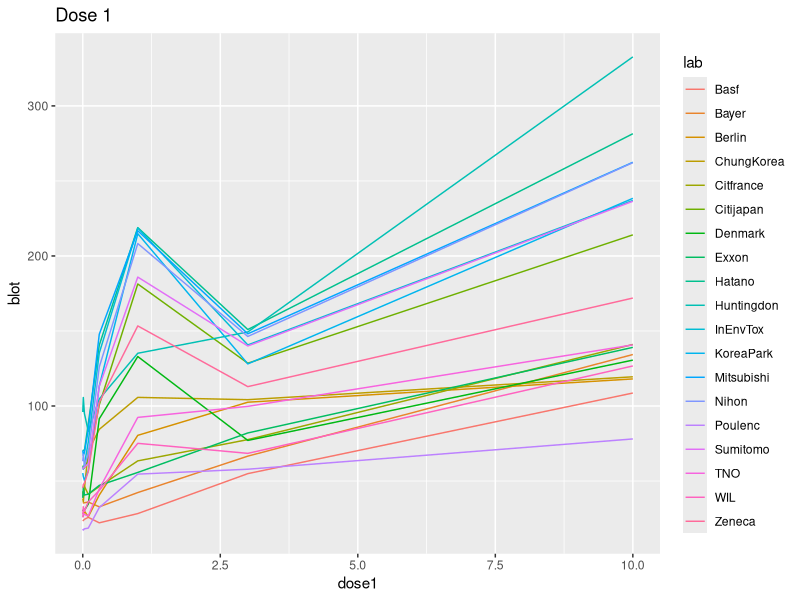
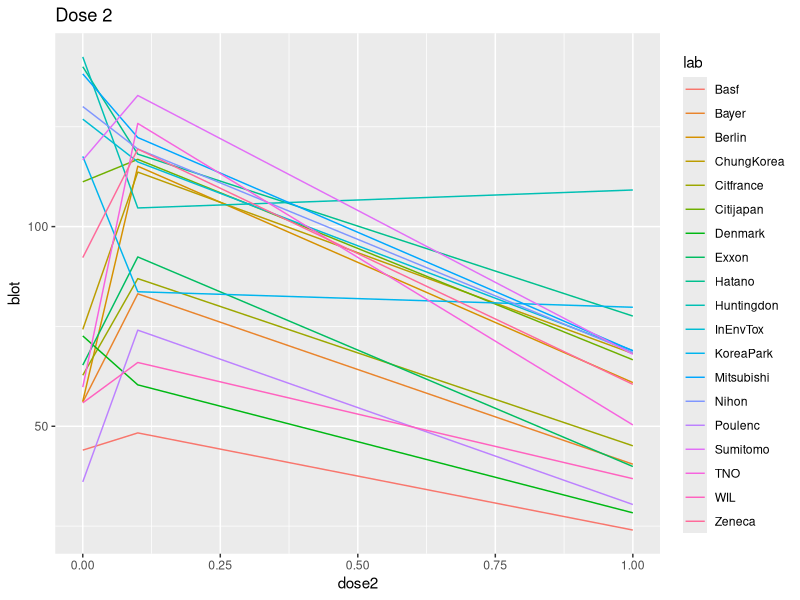
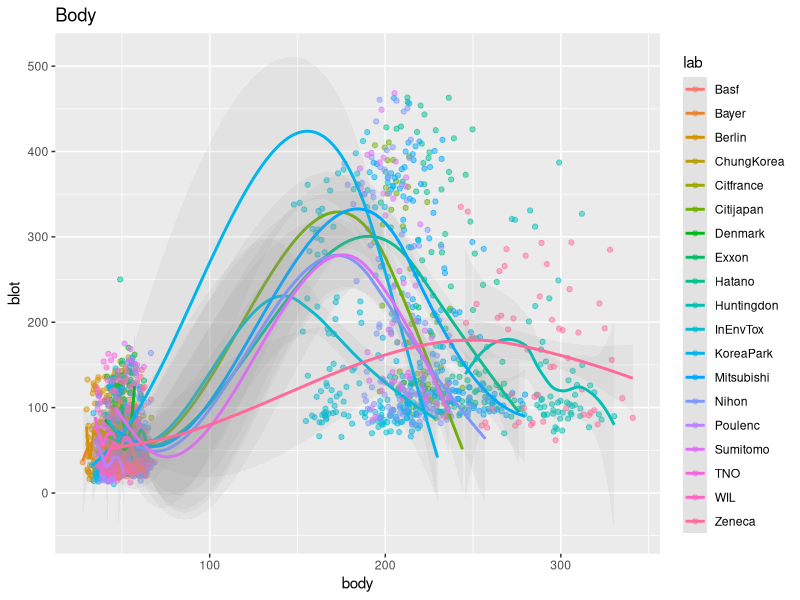
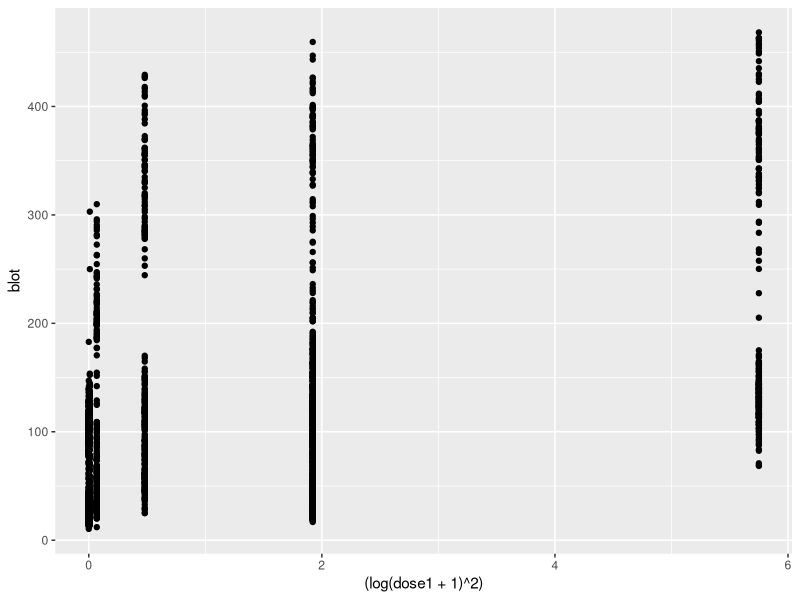
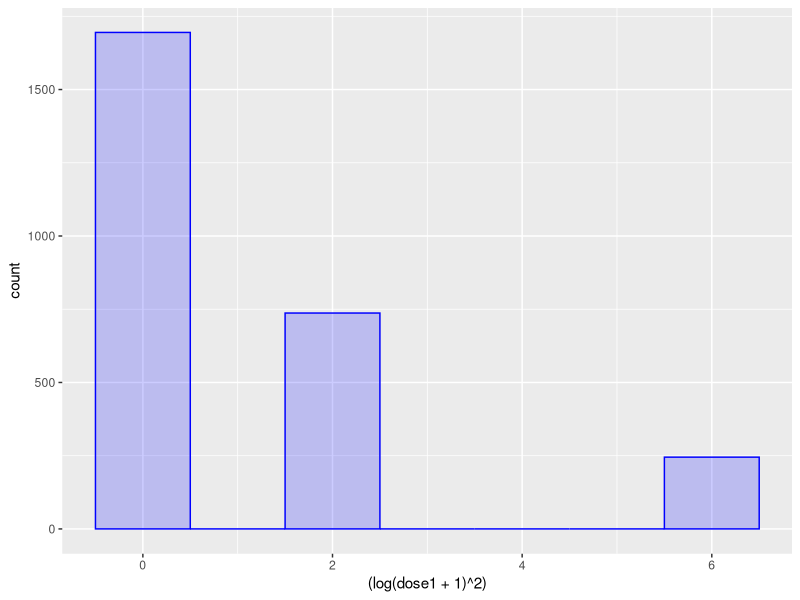
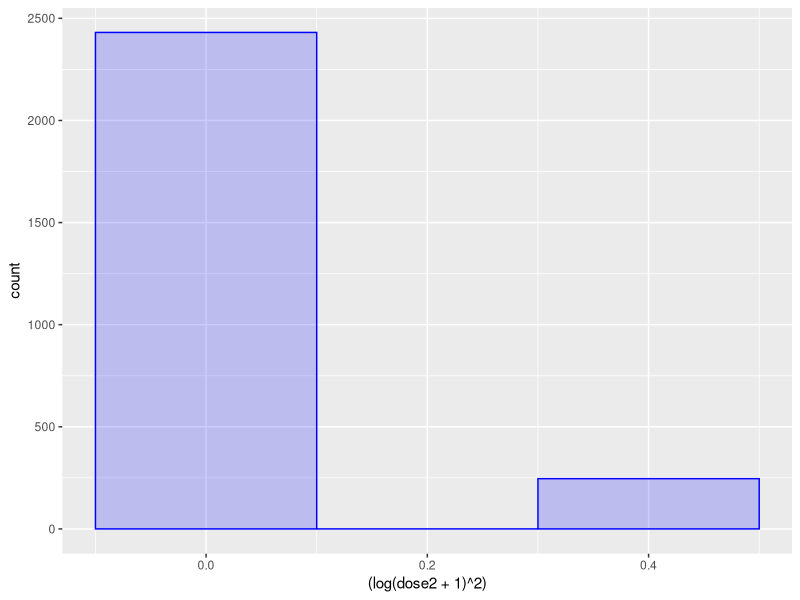

Reproduce these figures in R, in order.
## ---- chunk 1
library(dplyr)
library(lme4)
library(ggplot2)
library(magrittr)
#read in the data
###plot multiple ggplots in one place  obtained from http://www.cookbook-r.com/Graphs/Multiple_graphs_on_one_page_(ggplot2)/

multiplot <- function(..., plotlist=NULL, file, cols=1, layout=NULL) {
  library(grid)

  # Make a list from the ... arguments and plotlist
  plots <- c(list(...), plotlist)

  numPlots = length(plots)

  # If layout is NULL, then use 'cols' to determine layout
  if (is.null(layout)) {
    # Make the panel
    # ncol: Number of columns of plots
    # nrow: Number of rows needed, calculated from # of cols
    layout <- matrix(seq(1, cols * ceiling(numPlots/cols)),
                    ncol = cols, nrow = ceiling(numPlots/cols))
  }

 if (numPlots==1) {
    print(plots[[1]])

  } else {
    # Set up the page
    grid.newpage()
    pushViewport(viewport(layout = grid.layout(nrow(layout), ncol(layout))))

    # Make each plot, in the correct location
    for (i in 1:numPlots) {
      # Get the i,j matrix positions of the regions that contain this subplot
      matchidx <- as.data.frame(which(layout == i, arr.ind = TRUE))

      print(plots[[i]], vp = viewport(layout.pos.row = matchidx$row,
                                      layout.pos.col = matchidx$col))
    }
  }
}

RMSE <- function(x,y) {return(sqrt(mean((y-x)^2)))} 
dat <- read.table("case1.txt", header = T, stringsAsFactors = F, na.strings = ".", colClasses=c("character","character","numeric","numeric","numeric","numeric","numeric","numeric"))
dat <-  dat %>% filter(complete.cases(blot)) %>% mutate(wblot = blot/body, wwet = wet/body)
## ---- chunk 2

## ---- chunk 3

## ---- chunk 4
mean_dat1 <- dat %>% group_by(lab, dose1) %>% summarise(blot = mean(blot))
ggplot(data = mean_dat1, aes(x = dose1, y = blot, color = lab)) + geom_line() + ggtitle("Dose 1")
mean_dat2 <- dat %>% group_by(lab, dose2) %>% summarise(blot = mean(blot))
ggplot(data = mean_dat2, aes(x = dose2, y = blot, color = lab)) + geom_line() + ggtitle("Dose 2")
mean_body <- dat %>% group_by(lab, body) %>% summarise(blot = mean(blot))
ggplot(data = mean_body, aes(x = body, y = blot, color = lab)) + geom_point(alpha = 0.5) + ggtitle("Body") + stat_smooth(alpha = 0.1)
## ---- chunk 5
ggplot(data = dat, aes(x=(log(dose1 +1)^2), y=blot)) + geom_point()
ggplot(data = dat, aes((log(dose1 +1)^2))) + geom_histogram(fill = "blue", alpha = 0.2, binwidth = 1, col="blue") 
ggplot(data = dat, aes((log(dose2 +1)^2))) + geom_histogram(fill = "blue", alpha = 0.2, binwidth = 0.2, col="blue") 
## ---- chunk 6
fm <- lmer(log(blot+1) ~ (1 + poly(log(dose1 + 1),2) + poly(log(dose2 + 1),2) |lab) + poly(log(dose1 + 1),2) + poly(log(dose2+1),2) + poly(log(body),2) + (proto*lab), dat)
## ---- chunk 7

## ---- chunk 8

